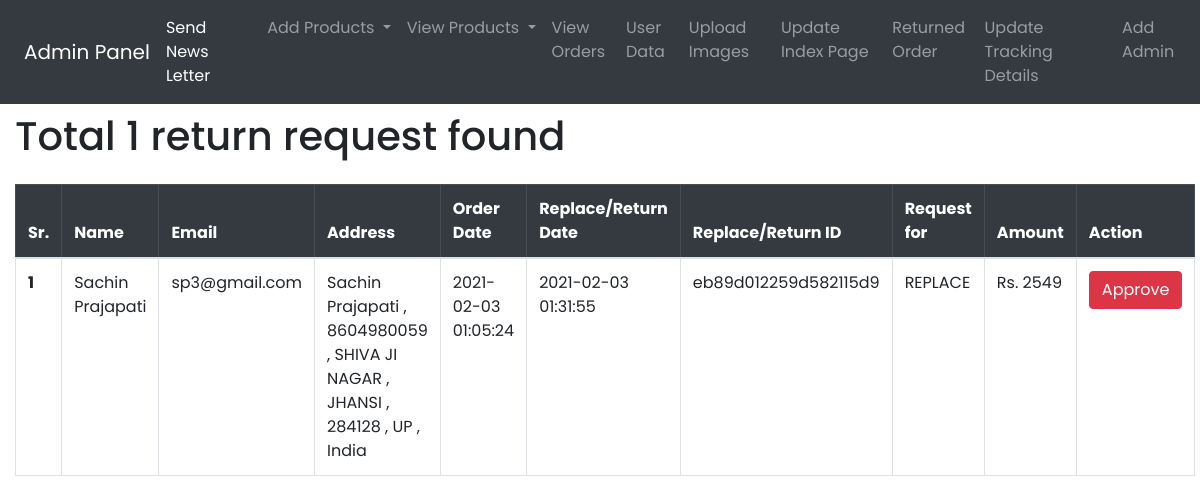
The page /urban.kleid.owner/return_order_list.php on the database its author committed.
### tables this page shows
CREATE TABLE `transcations` (
  `sr` int(30) NOT NULL,
  `trans_id` varchar(200) NOT NULL,
  `trans_userid` int(20) NOT NULL,
  `trans_cust_name` varchar(250) NOT NULL,
  `trans_cust_email` varchar(100) NOT NULL,
  `trans_prod_info` varchar(255) NOT NULL,
  `trans_image` varchar(255) NOT NULL,
  `trans_amount` int(30) NOT NULL,
  `trans_status` varchar(100) NOT NULL,
  `trans_address` varchar(255) NOT NULL,
  `trans_created` datetime NOT NULL DEFAULT current_timestamp(),
  `trans_track` longtext NOT NULL,
  `trans_track_id` longtext NOT NULL,
  `trans_track_created` datetime NOT NULL DEFAULT current_timestamp(),
  `trans_return_replace` varchar(255) NOT NULL,
  `trans_return_status` varchar(255) NOT NULL,
  `trans_return_reason` varchar(255) NOT NULL,
  `trans_return_reason_detail` longtext NOT NULL,
  `trans_return_created` datetime NOT NULL DEFAULT current_timestamp(),
  `trans_return_approve` datetime NOT NULL DEFAULT current_timestamp()
);

### urban.kleid.owner/return_order_list.php (the view, shortened to what this page needs)
<!DOCTYPE html>
<html lang="en">
<head>
 <link rel="stylesheet" href="https://cdn.jsdelivr.net/npm/bootstrap@4.5.3/dist/css/bootstrap.min.css"
>
 <link rel="stylesheet" href="css/style.css">
</head>
<body>
<?php include 'basic/navbar.php'; ?>
<div class="container-fluid table-responsive mt-2">
<table class="table table-bordered align-middle">
    <thead class="table-dark ">
      <tr>
        <th scope="col">Sr.</th>
        <th scope="col">Name</th>
        <th scope="col">Email</th>
        <th scope="col">Address</th>
        <th scope="col">Order Date</th>
        <th scope="col">Replace/Return Date</th>
        <th scope="col">Replace/Return ID </th>
        <th scope="col">Request for </th>
        <th scope="col">Amount</th>
        <th scope="col">Action</th>
      </tr>
    </thead>
<?php
include 'dbconnect.php';
$sql = "SELECT * FROM `transcations` where trans_return_status='yes'  ORDER BY `trans_return_created` DESC ";
$result = mysqli_query($conn, $sql);
$rowcount=mysqli_num_rows($result);
echo '<h1 class="text-left mb-4">Total '.$rowcount.' return request found</h1>';
$i=0;
while ($row = mysqli_fetch_assoc($result)) {
    $i++;
    $txnid=$row['trans_id'];
    $fullname=$row['trans_cust_name'];
    $email=$row['trans_cust_email'];
    $amount=$row['trans_amount'];
    $address=$row['trans_address'];
    $order_date=$row['trans_created'];
    $return_date=$row['trans_return_created'];
    $return_replace=$row['trans_return_replace'];
    echo '
    <tbody>
      <tr>
        <th scope="row">'.$i.'</th>
        <td>'.$fullname.'</td>
        <td>'.$email.'</td>
        <td>'.$address.'</td>
        <td>'.$order_date.'</td>
        <td>'.$return_date.'</td>
        <td>'.$txnid.'</td>
        <td>'.$return_replace.'</td>
        <td>Rs. '.$amount.'</td>
        <td> <a href="approve_refund.php?returnid='.$txnid.'" type="button" class="btn btn-danger">Approve</a></td>
      </tr>
    </tbody>
   ';
}
?>
 </table>
 </div>
</body>
 </html>

### urban.kleid.owner/css/style.css (style rules this page uses)
* { margin: 0; padding: 0; }
body { font-family: 'Mukta Vaani', sans-serif; font-family: 'Nunito Sans', sans-serif; font-family: 'Poppins', sans-serif; }

### rows shown on the page
transcations: trans_cust_name "Sachin Prajapati", trans_cust_email "sp3@gmail.com", trans_address "Sachin Prajapati , 8604980059 , SHIVA JI NAGAR , JHANSI , 284128 , UP , India", trans_created "2021-02-03 01:05:24", trans_return_created "2021-02-03 01:31:55", trans "eb89d012259d582115d9", trans_return_replace "REPLACE", trans_amount "2549"

### other values the page prints
$rowcount "1"
